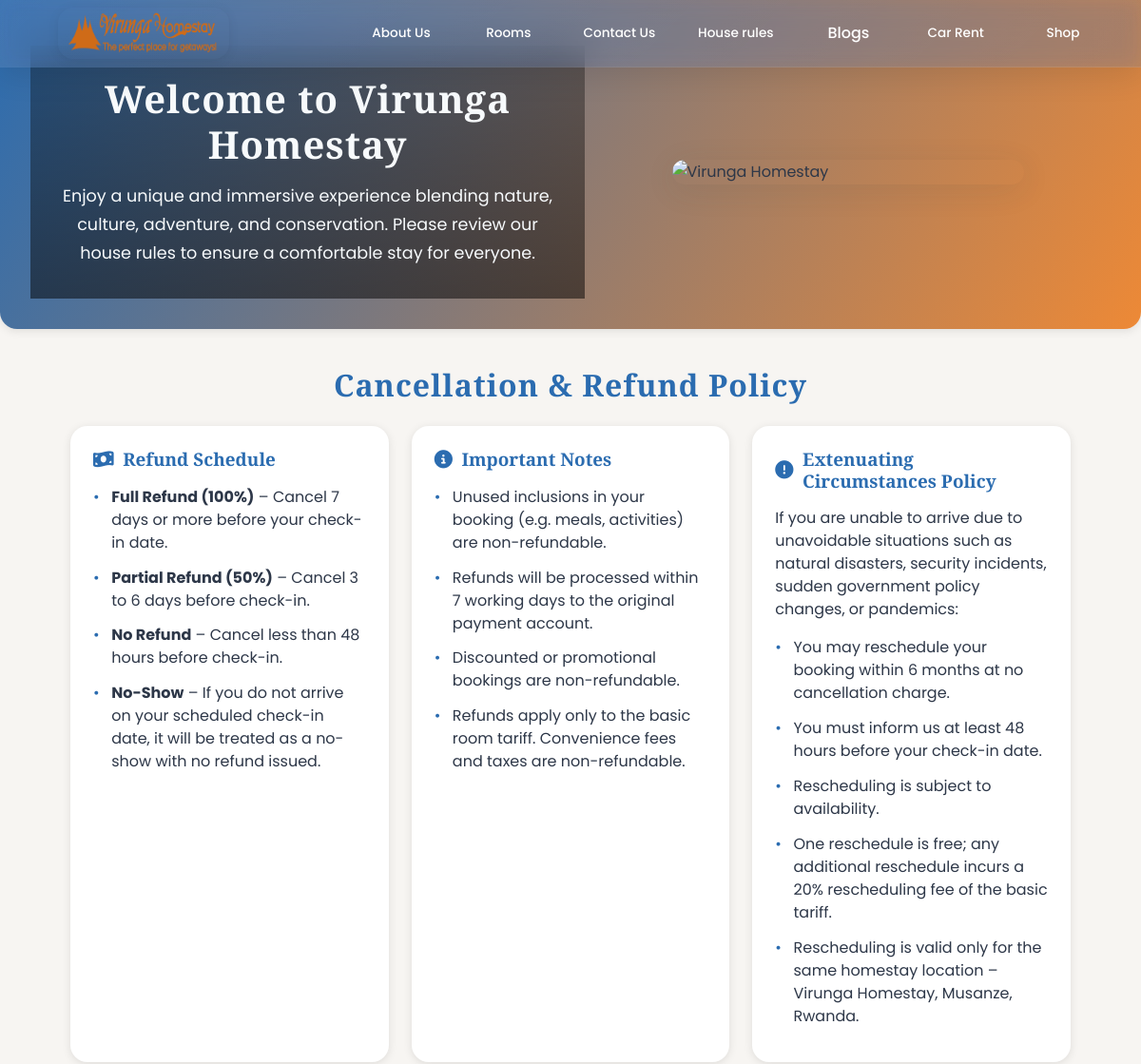
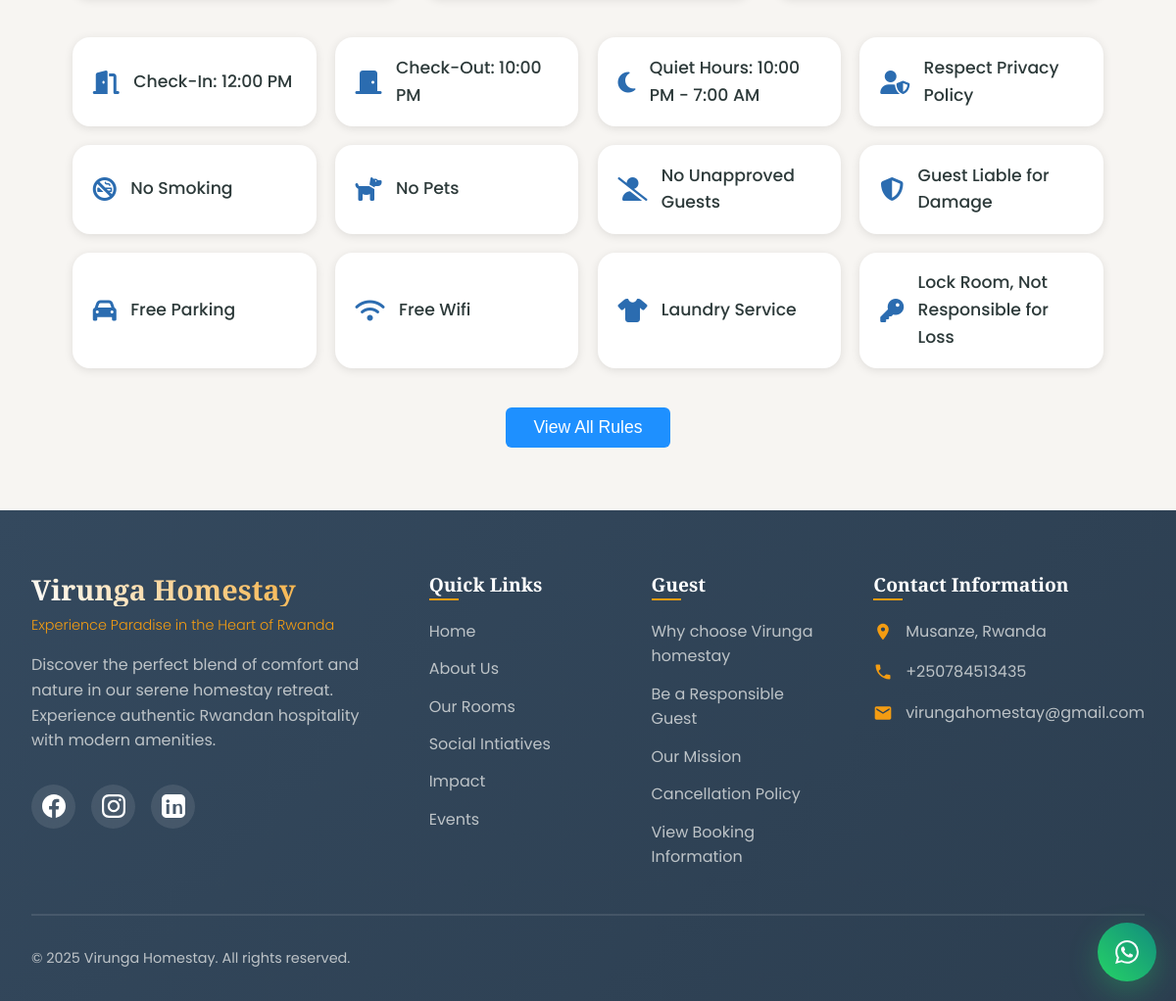
The app's page /pages/houserules.php with its own data (2 pictures, top to bottom).
### tables this page shows
CREATE TABLE `cancellation_policy` (
  `id` int(11) NOT NULL AUTO_INCREMENT,
  `title` varchar(255) NOT NULL,
  `icon` varchar(100) NOT NULL,
  `content` text NOT NULL,
  `section` varchar(50) NOT NULL DEFAULT 'refund',
  `display_order` int(11) NOT NULL DEFAULT 0,
  `is_active` tinyint(1) NOT NULL DEFAULT 1,
  `created_at` timestamp NOT NULL DEFAULT current_timestamp(),
  `updated_at` timestamp NOT NULL DEFAULT current_timestamp() ON UPDATE current_timestamp(),
  PRIMARY KEY (`id`)
);

CREATE TABLE `house_info_cards` (
  `id` int(11) NOT NULL AUTO_INCREMENT,
  `icon` varchar(100) NOT NULL,
  `content` varchar(255) NOT NULL,
  `display_order` int(11) NOT NULL DEFAULT 0,
  `is_active` tinyint(1) NOT NULL DEFAULT 1,
  `created_at` timestamp NOT NULL DEFAULT current_timestamp(),
  `updated_at` timestamp NOT NULL DEFAULT current_timestamp() ON UPDATE current_timestamp(),
  PRIMARY KEY (`id`)
);

### pages/houserules.php (the view, shortened to what this page needs)
<?php
require_once '../include/connection.php';
if (!function_exists('getMultipleRows')) {
    function getMultipleRows($query, $types = '', $params = []) {
        global $conn;
        $result = $conn->query($query);
        $rows = [];
        if ($result && $result->num_rows > 0) {
            while ($row = $result->fetch_assoc()) {
                $rows[] = $row;
            }
        }
        return $rows;
    }
}
$cancellation_policies = getMultipleRows("SELECT * FROM cancellation_policy WHERE is_active = 1 ORDER BY section, display_order", "", []);
$info_cards = getMultipleRows("SELECT * FROM house_info_cards WHERE is_active = 1 ORDER BY display_order", "", []);
$grouped_policies = [];
if ($cancellation_policies) {
    foreach ($cancellation_policies as $policy) {
        $section = $policy['section'];
        if (!isset($grouped_policies[$section])) {
            $grouped_policies[$section] = [];
        }
        $grouped_policies[$section][] = $policy;
    }
}
?>
<!DOCTYPE html>
<html lang="en">
<head>
  <link rel="stylesheet" href="../css/houserules.css">
  <link rel="stylesheet" href="../css/style.css">
  <link rel="stylesheet" href="../css/styles.css">
  <link rel="stylesheet" href="../css/logo.css">
</head>
<body>
  <?php include 'include/header.php'; ?>
  <section class="houserules-hero">
    <div class="hero-content">
      <h1>Welcome to Virunga Homestay</h1>
      <p>Enjoy a unique and immersive experience blending nature, culture, adventure, and conservation. Please review our house rules to ensure a comfortable stay for everyone.</p>
    </div>
    <div class="hero-image">
      <img src="../img/house.jpg" alt="Virunga Homestay">
    </div>
  </section>
   <section id="cancel" class="cancellation-policy">
    <h2>Cancellation & Refund Policy</h2>
    <div class="policy-container">
      <?php if ($cancellation_policies): ?>
        <?php foreach ($grouped_policies as $section => $policies): ?>
          <?php foreach ($policies as $policy): ?>
            <div class="policy-card">
              <h3><i class="<?php echo htmlspecialchars($policy['icon']); ?>"></i> <?php echo htmlspecialchars($policy['title']); ?></h3>
              <?php echo $policy['content']; ?>
            </div>
          <?php endforeach; ?>
        <?php endforeach; ?>
      <?php endif; ?>
    </div>
  </section>
  <section class="houserules-info-grid">
    <?php if ($info_cards): ?>
      <?php foreach ($info_cards as $card): ?>
        <div class="info-card"><i class="<?php echo htmlspecialchars($card['icon']); ?>"></i><span><?php echo htmlspecialchars($card['content']); ?></span></div>
      <?php endforeach; ?>
    <?php endif; ?>
  </section>
  <button id="toggleRulesBtn" class="view-all-btn" style="margin: 30px auto 0; display: block; padding: 10px 28px; font-size: 1.1em; border-radius: 6px; background: #1e90ff; color: #fff; border: none; cursor: pointer; transition: background 0.2s;">View All Rules</button>
  <?php include 'include/footer.php'; ?>
    <a
      href="https://wa.me/+250788123456?text=Hello! I'd like to know more about Virunga Homestay"
      class="floating-whatsapp"
    >
    </a>
</body>
</html>

### css/houserules.css (style rules this page uses)
:root { --color-bg: #f7f5f2; --color-primary: #b85c19; --color-secondary: #f2c572; --color-accent: #2d3a3a; --color-card: #fff; --color-text: #2d3a3a; --color-muted: #8a8a8a; --color-highlight: #fffbe6; --shadow: 0 4px 24px 0 rgba(184, 92, 25, 0.08); --radius: 18px; --transition: 0.3s cubic-bezier(0.4, 2, 0.6, 1); }
body { font-family: "Poppins", Arial, sans-serif; background: var(--color-bg); color: var(--color-text); margin: 0; padding: 0; min-height: 100vh; }
.houserules-hero { display: flex; flex-wrap: wrap; align-items: center; justify-content: center; background: linear-gradient( 120deg, var(--color-primary) 0%, var(--color-secondary) 100% ); padding: 3rem 2rem 2rem 2rem; border-radius: 0 0 var(--radius) var(--radius); box-shadow: var(--shadow); margin-bottom: 2.5rem; }
.hero-content { flex: 1 1 350px; min-width: 300px; max-width: 500px; color: var(--color-card); z-index: 2; }
.hero-content h1 { font-size: 2.5rem; font-weight: 600; margin-bottom: 1rem; letter-spacing: 1px; }
.hero-content p { font-size: 1.1rem; line-height: 1.7; margin-bottom: 0; }
.hero-image { flex: 1 1 320px; min-width: 260px; display: flex; align-items: center; justify-content: center; z-index: 1; }
.hero-image img { width: 100%; max-width: 370px; border-radius: var(--radius); box-shadow: 0 6px 32px 0 rgba(45, 58, 58, 0.1); object-fit: cover; }
.houserules-info-grid { display: grid; grid-template-columns: repeat(auto-fit, minmax(210px, 1fr)); gap: 1.2rem; max-width: 1100px; margin: 0 auto 2.5rem auto; padding: 0 1.5rem; }
.info-card { background: var(--color-card); border-radius: var(--radius); box-shadow: var(--shadow); display: flex; align-items: center; gap: 0.9rem; padding: 1.1rem 1.3rem; font-size: 1.08rem; color: var(--color-accent); font-weight: 500; transition: transform var(--transition), box-shadow var(--transition); }
.info-card i { font-size: 1.5rem; color: var(--color-primary); }
.cancellation-policy { max-width: 1100px; margin: 0 auto 2.5rem auto; padding: 0 1.5rem; }
.cancellation-policy h2 { font-size: 2rem; color: var(--color-primary); margin-bottom: 1.5rem; text-align: center; letter-spacing: 1px; }
.policy-container { display: grid; grid-template-columns: repeat(auto-fit, minmax(300px, 1fr)); gap: 1.5rem; }
.policy-card { background: var(--color-card); border-radius: var(--radius); box-shadow: var(--shadow); padding: 1.5rem; transition: box-shadow var(--transition), transform var(--transition); }
.policy-card h3 { font-size: 1.18rem; color: var(--color-primary); margin: 0 0 1rem 0; display: flex; align-items: center; gap: 0.6rem; font-weight: 600; }
.policy-card i { font-size: 1.2rem; }
.policy-card ul { list-style: none; padding: 0; margin: 0; }
.policy-card li { margin-bottom: 0.8rem; line-height: 1.5; position: relative; padding-left: 1.2rem; }
.policy-card li::before { content: "•"; color: var(--color-primary); position: absolute; left: 0; }
.policy-card p { margin: 0 0 1rem 0; line-height: 1.5; }
.houserules-hero, .info-card, .rule-card { animation: fadeInUp 0.8s cubic-bezier(0.4, 2, 0.6, 1); }

### css/style.css (style rules this page uses)
:root { --primary-color: #2c5aa0; --secondary-color: #f39c12; --accent-color: #e74c3c; --text-dark: #2c3e50; --text-light: #7f8c8d; --white: #ffffff; --light-gray: #f8f9fa; --dark-gray: #34495e; --feature-card-bg: #f8f9fa; --feature-card-hover: #ffffff; --border-color: #ecf0f1; --shadow: 0 2px 10px rgba(0, 0, 0, 0.1); --shadow-hover: 0 4px 20px rgba(0, 0, 0, 0.15); --transition: all 0.3s ease; --border-radius: 8px; --container-width: 1200px; --glass-bg: rgba(255, 255, 255, 0.1); --glass-border: rgba(255, 255, 255, 0.2); --glass-shadow: 0 8px 32px rgba(0, 0, 0, 0.1); }
* { margin: 0; padding: 0; box-sizing: border-box; }
body { font-family: "Segoe UI", Tahoma, Geneva, Verdana, sans-serif; line-height: 1.6; color: var(--text-dark); overflow-x: hidden; }

### records on screen
cancellation_policy: title "Refund Schedule", content "Full Refund (100%) – Cancel 7 days or more before your check-in date. Partial Refund (50%) – Cancel 3 to 6 days before check-in. No Refund – Cancel less than 48 hours before check-in. No-Show – If you do not arrive on your scheduled check-in date, it will be treated as a no-show with no refund issued."
cancellation_policy: title "Important Notes", content "Unused inclusions in your booking (e.g. meals, activities) are non-refundable. Refunds will be processed within 7 working days to the original payment account. Discounted or promotional bookings are non-refundable. Refunds apply only to the basic room tariff. Convenience fees and taxes are non-refundable."
cancellation_policy: title "Extenuating Circumstances Policy", content "If you are unable to arrive due to unavoidable situations such as natural disasters, security incidents, sudden government policy changes, or pandemics: You may reschedule your booking within 6 months at no cancellation charge. You must inform us at least 48 hours before your check-in date. Rescheduling is subject to availability. One reschedule is free; any additional reschedule incurs a 20% rescheduling fee of the basic tariff. Rescheduling is valid only for the same homestay location – Virunga Homestay, Musanze, Rwanda."
house_info_cards: content "Check-In: 12:00 PM"
house_info_cards: content "Check-Out: 10:00 PM"
house_info_cards: content "Quiet Hours: 10:00 PM - 7:00 AM"
house_info_cards: content "Respect Privacy Policy"
house_info_cards: content "No Smoking"
house_info_cards: content "No Pets"
house_info_cards: content "No Unapproved Guests"
house_info_cards: content "Guest Liable for Damage"
house_info_cards: content "Free Parking"
house_info_cards: content "Free Wifi"
house_info_cards: content "Laundry Service"
house_info_cards: content "Lock Room, Not Responsible for Loss"
